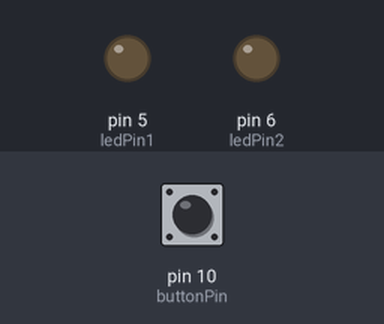
This sketch was run on a simulated Arduino Uno, built with avr-gcc and run on an emulated ATmega328P. Shown: output pins drawn as LEDs (lit = HIGH). Dashed ring = blinking. The test bench sets the inputs (shaded band); at power-on: pin 10 (buttonPin) LOW.

Above: at 1.2 s.
1.3 s: pin 10 (buttonPin) pulled HIGH for 3.2 s
At 4.8 s:
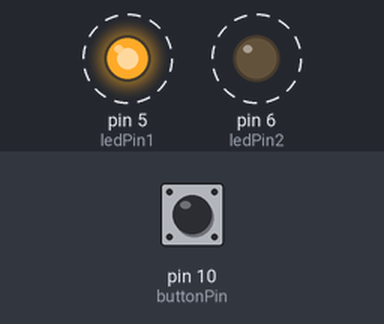
6.0 s: pin 10 (buttonPin) pulled HIGH for 0.15 s
At 7.2 s:
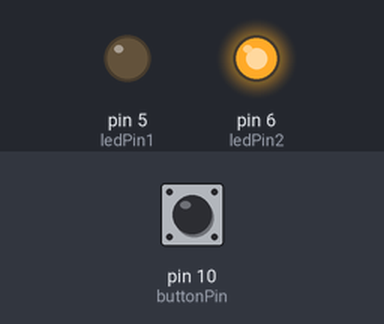
7.6 s: pin 10 (buttonPin) pulled HIGH for 1 s
At 8.9 s:
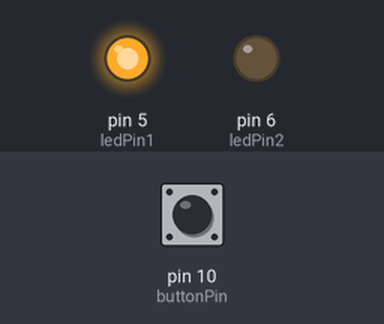
Timing chart, 0 to 10.6 s (numbered marks = the images above; inputs shaded):
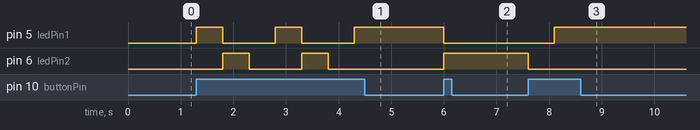

The sketch:

Button_light.ino
```cpp
const int buttonPin = 10;
const int ledPin1 = 5;
const int ledPin2 = 6;
int buttonState = 0;
int state = 0;

void setup() {

  pinMode(buttonPin, INPUT);
  pinMode(5, OUTPUT);
  pinMode(6, OUTPUT);

}

void loop() {

  buttonState = digitalRead(buttonPin);
  if (buttonState == HIGH) {
    state+=1;
    if(state%3 == 0){
      digitalWrite(ledPin1, LOW);
      digitalWrite(ledPin2, LOW);
    }
    else if(state%3 == 1){
      digitalWrite(ledPin1, HIGH);
    }
    else{
      digitalWrite(ledPin1, LOW);
      digitalWrite(ledPin2, HIGH);
    }
    delay(500);
  }
}
```

Measured:
- after the input at 1.3 s, pin 5 (ledPin1): alternates HIGH for 0.50 s and LOW for 1.0 s, starting at once; pin 6 (ledPin2): alternates HIGH for 0.50 s and LOW for 1.0 s, 4 changes in all, then stays LOW, starting after 0.50 s
- after the input at 6.0 s, pin 5 (ledPin1): HIGH → LOW at once; pin 6 (ledPin2): LOW → HIGH at once
- after the input at 7.6 s, pin 5 (ledPin1): LOW → HIGH after 0.50 s; pin 6 (ledPin2): HIGH → LOW at once
